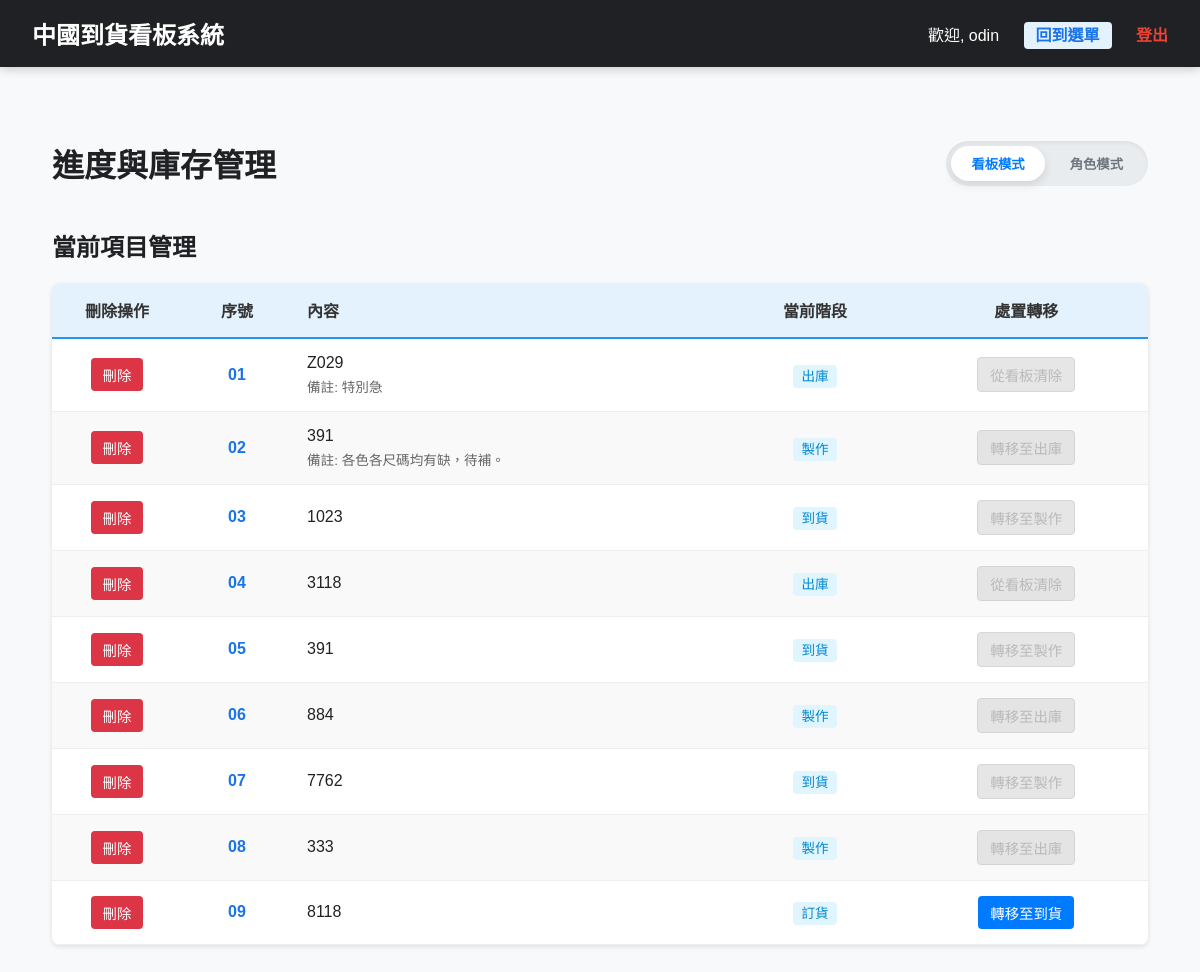
/manage (signed in), run on an earlier commit of the app's database.
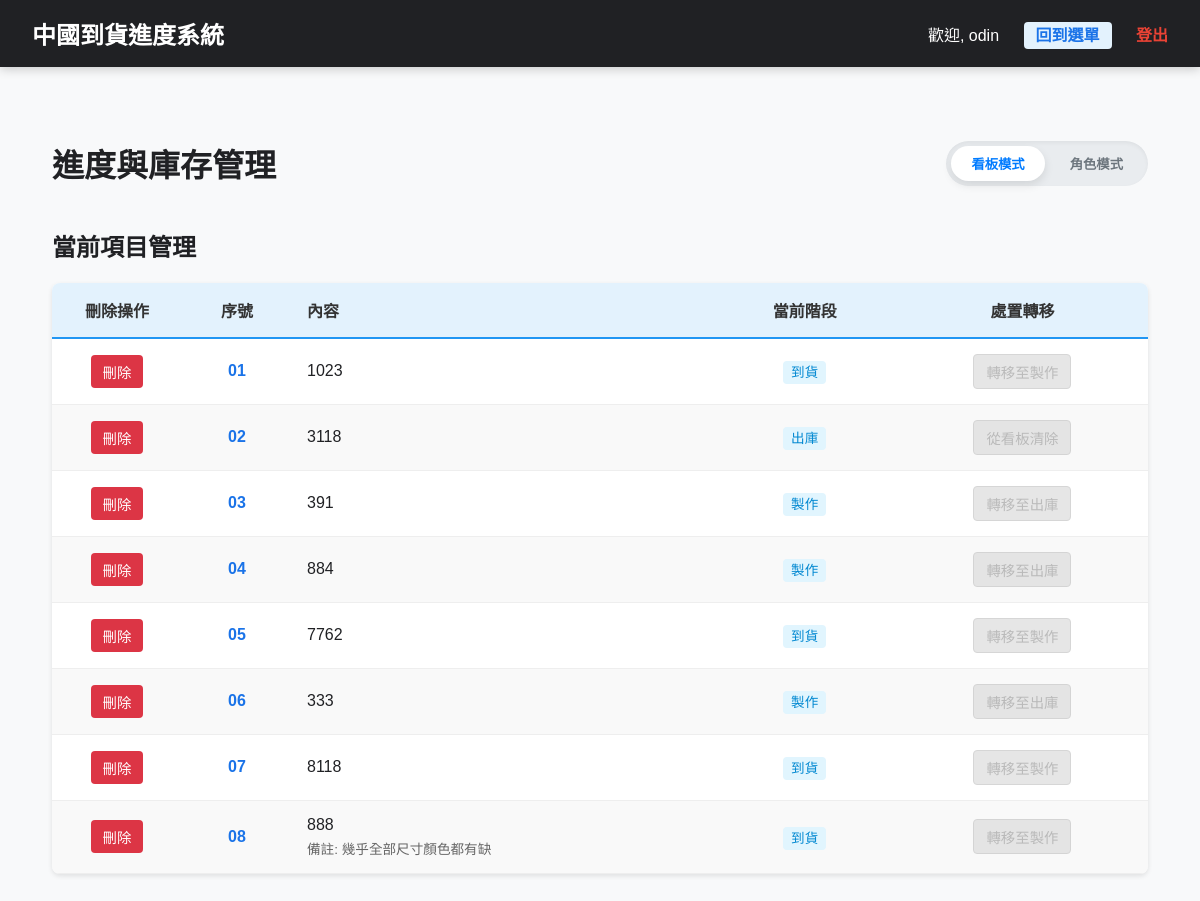
And on a later commit of the database.
### models.py (models this page shows)
class SignboardItem(db.Model):
    id = db.Column(db.Integer, primary_key=True)
    content = db.Column(db.Text, nullable=False)
    remark = db.Column(db.Text) # 備註 (選填)
    current_stage = db.Column(db.String(50), default='ORDER')
    stage_dates = db.Column(db.JSON, default={})
    updated_at = db.Column(db.DateTime, default=datetime.now, onupdate=datetime.now)

class SystemConfig(db.Model):
    id = db.Column(db.Integer, primary_key=True)
    key = db.Column(db.String(50), unique=True, nullable=False)
    value = db.Column(db.Text)

### main.py (the view)
@app.route('/manage')
def manage_page():
    if 'user_id' not in session:
        return redirect(url_for('index'))
    user = User.query.get(session['user_id'])
    items = SignboardItem.query.order_by(SignboardItem.id.asc()).all()
    return render_template('manage.html', items=items, perms=user.permissions)

### main.py (called while the page is built, shortened)
def get_config(key, default=None):
    config = SystemConfig.query.filter_by(key=key).first()
    return config.value if config else default

def get_inf_config(section, key, default=None):
    inf_path = os.path.join(os.path.dirname(__file__), 'config.inf')
    if not os.path.exists(inf_path):
        return default

def get_workflow_stages():
    stages_str = get_inf_config('Workflow', 'stages', 'ORDER:訂貨,ARRIVAL:到貨,PRODUCTION:製作,DELIVERY:出庫')
    stages = []
    for item in stages_str.split(','):
        if ':' in item:
            key, name = item.strip().split(':')
            stages.append({'key': key.strip(), 'name': name.strip()})
    return stages

@app.context_processor
def inject_config():
    return {
        'site_title': get_config('site_title', '中國到貨看板系統'),
        'workflow_stages': get_workflow_stages()
    }

### templates/manage.html (shortened to what the changed rows need)
{% extends "layout.html" %}
{% block content %}
<div style="display: flex; justify-content: space-between; align-items: center; margin-bottom: 1rem; max-width: 1200px; margin: 20px auto; padding: 0 20px;">
    <h1>進度與庫存管理</h1>
</div>
<div class="manage-wrapper">
    <h2>當前項目管理</h2>
    <table class="data-table">
        <thead>
            <tr>
                <th style="width: 100px;">刪除操作</th>
                <th style="width: 80px;">序號</th>
                <th style="text-align: left;">內容</th>
                <th>當前階段</th>
                <th>處置轉移</th>
            </tr>
        </thead>
        <tbody>
            {% for item in items %}
            {% set can_move = perms.stage_perms.get(item.current_stage) or (item.current_stage == workflow_stages[-1].key and perms.can_clear_delivery) or perms.can_delete %}
            <tr class="row-item" data-has-perm="{{ 'true' if can_move else 'false' }}" style="border-bottom: 1px solid #eee;">
                <td style="text-align: center;">
                    <form action="/manage/delete/{{ item.id }}" method="POST" onsubmit="return confirm('確定要刪除此項目嗎？');">
                        <button type="submit" class="btn btn-delete">刪除</button>
                    </form>
                </td>
                <td style="font-weight: bold; color: #1a73e8; text-align: center;">{{ "%02d"|format(loop.index) }}</td>
                <td>
                    <div style="font-weight: 500;">{{ item.content }}</div>
                    {% if item.remark %}<span class="remark-text">備註: {{ item.remark }}</span>{% endif %}
                </td>
                <td style="text-align: center;">
                    <span style="background: #e1f5fe; color: #0288d1; padding: 4px 8px; border-radius: 4px; font-size: 0.85rem;">
                        {% for s in workflow_stages %}
                            {% if s.key == item.current_stage %}{{ s.name }}{% endif %}
                        {% endfor %}
                    </span>
                </td>
                <td style="text-align: center;">
                    {% set ns = namespace(next_stage=none, stage_index=0) %}
                    {% set colors = ['#007bff', '#ffc107', '#17a2b8', '#6610f2', '#fd7e14', '#28a745', '#e83e8c', '#6f42c1', '#198754', '#795548'] %}
                    {% for s in workflow_stages %}
                        {% if s.key == item.current_stage %}
                            {% set ns.stage_index = loop.index0 %}
                            {% if not loop.last %}
                                {% set ns.next_stage = workflow_stages[loop.index] %}
                            {% endif %}
                        {% endif %}
                    {% endfor %}
                    {% if ns.next_stage %}
                        {% set btn_color = colors[ns.stage_index % colors|length] %}
                        {% set has_perm = perms.stage_perms.get(item.current_stage) if perms.stage_perms else false %}
                        {% if has_perm %}
                            {% set text_color = '#333' if btn_color == '#ffc107' else 'white' %}
                            <button onclick="transferItem('{{ item.id }}', '{{ ns.next_stage.key }}')"
                                    class="btn btn-action"
                                    style="background: {{ btn_color }}; color: {{ text_color }};">
                                轉移至{{ ns.next_stage.name }}
                            </button>
                        {% else %}
                            <button class="btn btn-action" disabled
                                    style="background: #e0e0e0; color: #aaa; cursor: not-allowed; border: 1px solid #ccc; opacity: 0.8;">
                                轉移至{{ ns.next_stage.name }}
                            </button>
                        {% endif %}
                    {% else %}
                        {% if perms.can_clear_delivery %}
                            <button onclick="transferItem('{{ item.id }}', 'CLEAR')" class="btn btn-action" style="background:#dc3545;">從看板清除</button>
                        {% else %}
                            <button class="btn btn-action" disabled style="background:#e0e0e0; color:#aaa; cursor:not-allowed; opacity: 0.8; border: 1px solid #ccc;">從看板清除</button>
                        {% endif %}
                    {% endif %}
                </td>
            </tr>
            {% endfor %}
        </tbody>
    </table>
</div>
{% endblock %}

### templates/layout.html (shortened to what this page needs)
<!DOCTYPE html>
<html lang="zh-Hant">
<head>
</head>
<body>
    <div class="nav-header">
        <div style="font-size: 1.5rem; font-weight: bold;">{{ site_title }}</div>
        <div class="nav-links">
            <span>歡迎, {{ session.username }}</span>
            {% if request.endpoint not in ['admin_home', 'index'] %}
            <a href="/admin_home" style="background: #e3f2fd; color: #1a73e8; padding: 5px 12px; border-radius: 4px;">回到選單</a>
            {% endif %}
            <a href="/logout" style="color: var(--danger);">登出</a>
        </div>
    </div>
    <div class="container">
        {% block content %}{% endblock %}
    </div>
</body>
</html>

What changed in the data, as far as the page shows it:
removed SignboardItem: index "01", content "Z029", remark "特別急", name "出庫", shows "從看板清除"
removed SignboardItem: index "02", content "391", remark "各色各尺碼均有缺，待補。", name "製作", next_stage.name "出庫"
added SystemConfig: value "中國到貨進度系統"
computed for SignboardItem (number 1 of 8 on the later page): index "03" → "01"
computed for SignboardItem (number 2 of 8 on the later page): index "04" → "02"
changed SignboardItem (number 3 of 8 on the later page): index "05" → "03"; next_stage.name "製作" → "出庫"
computed for SignboardItem (number 4 of 8 on the later page): index "06" → "04"
computed for SignboardItem (number 5 of 8 on the later page): index "07" → "05"
computed for SignboardItem (number 6 of 8 on the later page): index "08" → "06"
changed SignboardItem (number 7 of 8 on the later page): index "09" → "07"; current_stage "ORDER" → "ARRIVAL" (drawn); next_stage.name "到貨" → "製作"
added SignboardItem: index "08", content "888", remark "幾乎全部尺寸顏色都有缺", name "到貨", next_stage.name "製作"
Also different on the page:
{{ site_title }}: "中國到貨看板系統" → (not shown)
new list line: "製作"
new list line: "到貨"
list line gone: "到貨"
list line gone: "訂貨"
